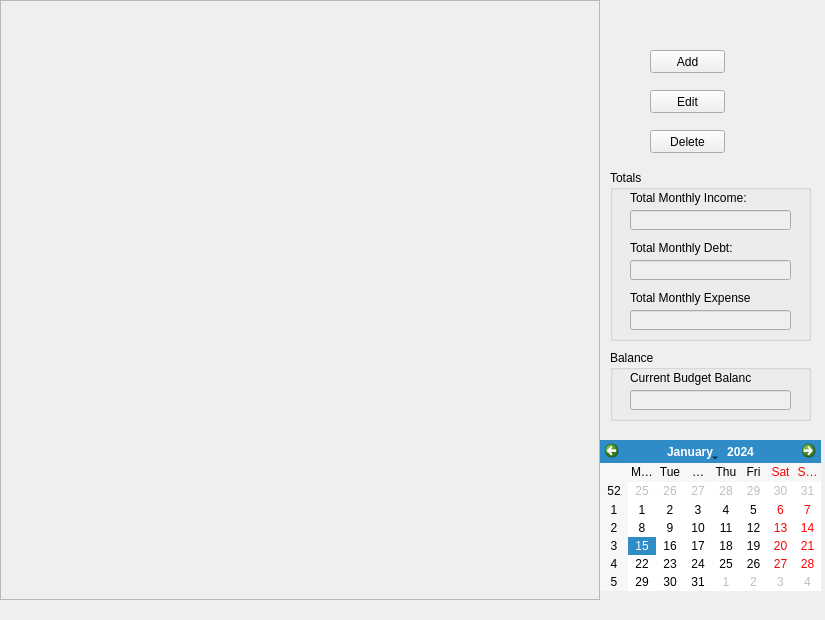
<?xml version="1.0" encoding="UTF-8"?>
<ui version="4.0">
 <class>BudgetDock</class>
 <widget class="QDockWidget" name="BudgetDock">
  <property name="geometry">
   <rect>
    <x>0</x>
    <y>0</y>
    <width>825</width>
    <height>620</height>
   </rect>
  </property>
  <property name="windowTitle">
   <string>Budget</string>
  </property>
  <widget class="QWidget" name="dockWidgetContents">
   <widget class="QPushButton" name="deleteButton">
    <property name="geometry">
     <rect>
      <x>650</x>
      <y>130</y>
      <width>75</width>
      <height>23</height>
     </rect>
    </property>
    <property name="text">
     <string>Delete</string>
    </property>
    <property name="icon">
     <iconset>
      <normaloff>../../../wamp/www/budget_project/budget_project/gui/delete.gif</normaloff>../../../wamp/www/budget_project/budget_project/gui/delete.gif</iconset>
    </property>
    <property name="iconSize">
     <size>
      <width>30</width>
      <height>18</height>
     </size>
    </property>
   </widget>
   <widget class="QGroupBox" name="balanceBox">
    <property name="geometry">
     <rect>
      <x>610</x>
      <y>350</y>
      <width>201</width>
      <height>71</height>
     </rect>
    </property>
    <property name="title">
     <string>Balance</string>
    </property>
    <widget class="QLabel" name="currentBalanceLabel">
     <property name="geometry">
      <rect>
       <x>20</x>
       <y>20</y>
       <width>121</width>
       <height>16</height>
      </rect>
     </property>
     <property name="text">
      <string>Current Budget Balance:</string>
     </property>
    </widget>
    <widget class="QLineEdit" name="currentBalanceLineEdit">
     <property name="enabled">
      <bool>false</bool>
     </property>
     <property name="geometry">
      <rect>
       <x>20</x>
       <y>40</y>
       <width>161</width>
       <height>20</height>
      </rect>
     </property>
    </widget>
   </widget>
   <widget class="QScrollArea" name="scrollArea">
    <property name="geometry">
     <rect>
      <x>0</x>
      <y>0</y>
      <width>600</width>
      <height>600</height>
     </rect>
    </property>
    <property name="widgetResizable">
     <bool>true</bool>
    </property>
    <widget class="QWidget" name="scrollAreaWidgetContents_2">
     <property name="geometry">
      <rect>
       <x>0</x>
       <y>0</y>
       <width>598</width>
       <height>598</height>
      </rect>
     </property>
    </widget>
   </widget>
   <widget class="QPushButton" name="addButton">
    <property name="geometry">
     <rect>
      <x>650</x>
      <y>50</y>
      <width>75</width>
      <height>23</height>
     </rect>
    </property>
    <property name="text">
     <string>Add</string>
    </property>
    <property name="icon">
     <iconset>
      <normaloff>../../../wamp/www/budget_project/budget_project/gui/add.gif</normaloff>../../../wamp/www/budget_project/budget_project/gui/add.gif</iconset>
    </property>
    <property name="iconSize">
     <size>
      <width>32</width>
      <height>22</height>
     </size>
    </property>
   </widget>
   <widget class="QCalendarWidget" name="calendar">
    <property name="geometry">
     <rect>
      <x>600</x>
      <y>440</y>
      <width>221</width>
      <height>151</height>
     </rect>
    </property>
   </widget>
   <widget class="QPushButton" name="editButton">
    <property name="geometry">
     <rect>
      <x>650</x>
      <y>90</y>
      <width>75</width>
      <height>23</height>
     </rect>
    </property>
    <property name="text">
     <string>Edit</string>
    </property>
    <property name="icon">
     <iconset>
      <normaloff>../../../wamp/www/budget_project/budget_project/gui/edit.gif</normaloff>../../../wamp/www/budget_project/budget_project/gui/edit.gif</iconset>
    </property>
    <property name="iconSize">
     <size>
      <width>34</width>
      <height>24</height>
     </size>
    </property>
   </widget>
   <widget class="QGroupBox" name="totalsBox">
    <property name="geometry">
     <rect>
      <x>610</x>
      <y>170</y>
      <width>201</width>
      <height>171</height>
     </rect>
    </property>
    <property name="title">
     <string>Totals</string>
    </property>
    <widget class="QLabel" name="totalMonthlyIncomeLabel">
     <property name="geometry">
      <rect>
       <x>20</x>
       <y>20</y>
       <width>121</width>
       <height>16</height>
      </rect>
     </property>
     <property name="text">
      <string>Total Monthly Income:</string>
     </property>
    </widget>
    <widget class="QLineEdit" name="totalMonthlyIncomeLineEdit">
     <property name="enabled">
      <bool>false</bool>
     </property>
     <property name="geometry">
      <rect>
       <x>20</x>
       <y>40</y>
       <width>161</width>
       <height>20</height>
      </rect>
     </property>
    </widget>
    <widget class="QLabel" name="totalMonthlyDebtLabel">
     <property name="geometry">
      <rect>
       <x>20</x>
       <y>70</y>
       <width>121</width>
       <height>16</height>
      </rect>
     </property>
     <property name="text">
      <string>Total Monthly Debt:</string>
     </property>
    </widget>
    <widget class="QLineEdit" name="totalMonthlyDebtLineEdit">
     <property name="enabled">
      <bool>false</bool>
     </property>
     <property name="geometry">
      <rect>
       <x>20</x>
       <y>90</y>
       <width>161</width>
       <height>20</height>
      </rect>
     </property>
    </widget>
    <widget class="QLabel" name="totalMonthlyExpenseLabel">
     <property name="geometry">
      <rect>
       <x>20</x>
       <y>120</y>
       <width>121</width>
       <height>16</height>
      </rect>
     </property>
     <property name="text">
      <string>Total Monthly Expenses:</string>
     </property>
    </widget>
    <widget class="QLineEdit" name="totalMonthlyExpensesLineEdit">
     <property name="enabled">
      <bool>false</bool>
     </property>
     <property name="geometry">
      <rect>
       <x>20</x>
       <y>140</y>
       <width>161</width>
       <height>20</height>
      </rect>
     </property>
    </widget>
   </widget>
  </widget>
 </widget>
 <resources/>
 <connections/>
</ui>
